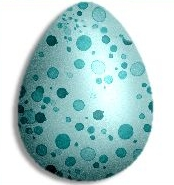
%> input picture Circle Detect Hough/egg.jpg, 174 x 185 px
$ octave test.m   (GNU Octave 9; MATLAB toolbox functions it lacks are replaced by stand-ins)
%> lines starting %> are read from the running program, lines starting %| are printed output that depends on the picture; in (x1, y1, x2, y2) boxes, pixels count from 0 and x2, y2 are one past the last pixel; in counts of white or black regions, pixels touching at a corner belong together; the program's own positions count from 1
### Circle Detect Hough/voteIndex.m
function [ ret ] = voteIndex( x )
% In order to have different bin size of vote space, this function input a
% num x indicates the x'th row or x'th column position in image, return the
% index for which vote bin x should belong to.

% The BIN_SIZE in voteIndex.m must equal BIN_SIZE in indexToPosition.m

    BIN_SIZE = 5;

    ret = floor(x / BIN_SIZE) + 1;
end

### Circle Detect Hough/test.m
im=imread('egg.jpg');
%> im is the input picture: size 185x174x3 uint8; mean R, G, B 174.1, 205.8, 206.1

im = rgb2gray(im);
%> im: size 185x174 uint8
intensity = double(im);
% blur the image
h = fspecial('gaussian');
im = imfilter(im,h);
% covert im to grayscale

dx = [-1 0 1; -1 0 1; -1 0 1];
dy = dx';

% derivatives of the image
Gx = conv2(im, dx, 'same');
Gy = conv2(im, dy, 'same');
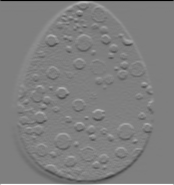
%> Gy: size 185x174 double; min -763, max 765, mean 0.1; drawn with min black and max white

mag = sqrt(Gx.^2+Gy.^2);
ang = atan(Gy/Gx);
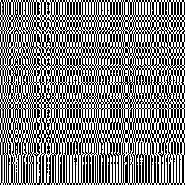
%> ang: size 185x185 double; min -1.57, max 1.57, mean 0.0027; drawn with min black and max white

threshold = mean(mag(:));
%> threshold = 59.49


% set threshold
if (nargin == 1)
    threshold = mean(mag(:),1)*2;
end

% non-maxima suppression
temp = mag > threshold;
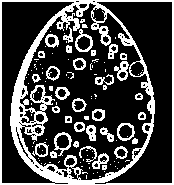
%> temp: size 185x174 logical; 26.5% white; 114 white regions (79 under 20 px), largest, box (x1, y1, x2, y2) and area: (0, 0, 174, 185) 5802, (114, 61, 129, 81) 147, (75, 29, 93, 52) 146
output = imdilate(temp, [1 1 1; 1 0 1; 1 1 1]);
%> output: size 185x174 logical; 46.1% white; 23 white regions (10 under 20 px), largest, box (x1, y1, x2, y2) and area: (0, 0, 174, 185) 12475, (99, 122, 139, 145) 481, (64, 115, 97, 142) 437
output = imerode(output, [1 1 1; 1 0 1; 1 1 1]);
%> output: size 185x174 logical; 30% white; 81 white regions (65 under 20 px), largest, box (x1, y1, x2, y2) and area: (0, 0, 174, 185) 7892, (79, 146, 109, 170) 299, (74, 122, 96, 141) 210

% find the coordinates
in = output < 1;
mag(in) = 0;
[m n] = size(mag);
%> m = 185; n = 174
mag(1,:)=0;mag(m,:)=0;mag(:,1)=0;mag(:,n)=0;
ang(in) = 0;
[m n] = size(ang);
%> n = 185
ang(1,:)=0;ang(m,:)=0;ang(:,1)=0;ang(:,n)=0;
%> after `ang(:,n)=0`:
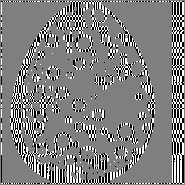
%> ang: size 185x185 double; min -1.57, max 1.57, mean 0.00365; drawn with min black and max white

[y x z] = find(mag > 0);
%> y = 8934 values from 2 to 184; x = 8934 values from 2 to 173; z = 8934 logical values, 8934 true


%return the results;
[m n] = size(x);
%> m = 8934; n = 1

edges = zeros(m,4);
edges(:,1) = x;
edges(:,2) = y;
edges(:,3) = mag(find(mag>0));
edges(:,4) = sub2ind(size(ang),x,y);

intensity = double(im);
imEdge = edge(intensity);
%> imEdge: size 185x174 logical; 4.3% white in thin lines or dots, all inside (x1, y1, x2, y2) = (12, 2, 154, 182)
radius = 8;

%TODO detect gradient
xGradient = imfilter(intensity, [-1, 1] );
yGradient = imfilter(intensity, [-1, 1]');
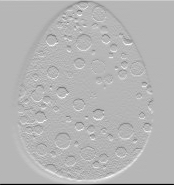
%> yGradient: size 185x174 double; min -228, max 91, mean -1.2; drawn with min black and max white
gradientDire = atan2(yGradient, xGradient);
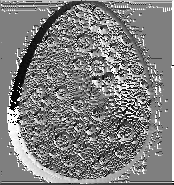
%> gradientDire: size 185x174 double; min -3.14, max 3.14, mean 0.0167; drawn with min black and max white
%
% ANGLE_ITERATION = 4 + 4 * radius;
% THETA_MIN = 2 * pi / ANGLE_ITERATION;
%
[row, col] = size(im);
%> row = 185; col = 174
fixRadiusVotes = zeros(voteIndex(row), voteIndex(col));


[searchRows, searchCols] = find(imEdge == 1);
%> searchRows = 1386 values from 3 to 182; searchCols = 1386 values from 13 to 154
for s = 1:length(searchRows)
    r = searchRows(s);
    c = searchCols(s);
    for i = 1:2
        theta = (-1)^i * gradientDire(r, c);
        a = round(c - radius * cos(theta));
        b = round(r + radius * sin(theta));

        if a >= 1 && a <= col && b >= 1 && b <= row
            fixRadiusVotes(voteIndex(b), voteIndex(a)) = fixRadiusVotes(voteIndex(b), voteIndex(a)) + 1;
        end
    end
end
%> this loop made 1386 passes
%> (r, c) on passes 1 to 3: (126, 13), (103, 14), (106, 18)
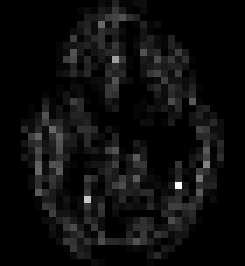
%> fixRadiusVotes: size 38x35 double (shown 7 times larger); min 0, max 37, mean 2; drawn with min black and max white


Hnorm = (fixRadiusVotes ./ max(max(fixRadiusVotes)));
[mx,my] = find(Hnorm > .5);
%> mx = [29; 9; 27; 24]; my = [13; 17; 26; 30]
BIN_SIZE = 5;
mx = (mx - 1).* BIN_SIZE + round(BIN_SIZE / 2);
%> mx = [143; 43; 133; 118]
my = (my - 1).* BIN_SIZE + round(BIN_SIZE / 2);
%> my = [63; 83; 128; 148]
top_k = 5;
%> (the run ends here)
